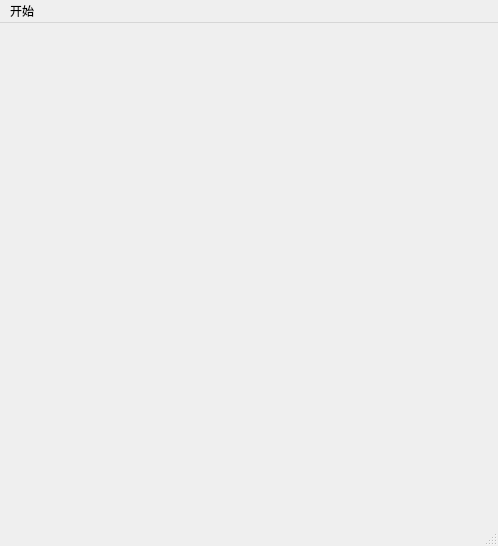
<?xml version="1.0" encoding="UTF-8"?>
<ui version="4.0">
 <class>MainScene</class>
 <widget class="QMainWindow" name="MainScene">
  <property name="geometry">
   <rect>
    <x>0</x>
    <y>0</y>
    <width>498</width>
    <height>546</height>
   </rect>
  </property>
  <property name="windowTitle">
   <string>MainScene</string>
  </property>
  <widget class="QWidget" name="centralwidget"/>
  <widget class="QStatusBar" name="statusbar"/>
  <widget class="QMenuBar" name="menubar">
   <property name="geometry">
    <rect>
     <x>0</x>
     <y>0</y>
     <width>498</width>
     <height>18</height>
    </rect>
   </property>
   <widget class="QMenu" name="menu">
    <property name="title">
     <string>开始</string>
    </property>
    <addaction name="actionquit"/>
   </widget>
   <addaction name="menu"/>
  </widget>
  <action name="actionquit">
   <property name="text">
    <string>退出</string>
   </property>
  </action>
 </widget>
 <resources/>
 <connections/>
</ui>
